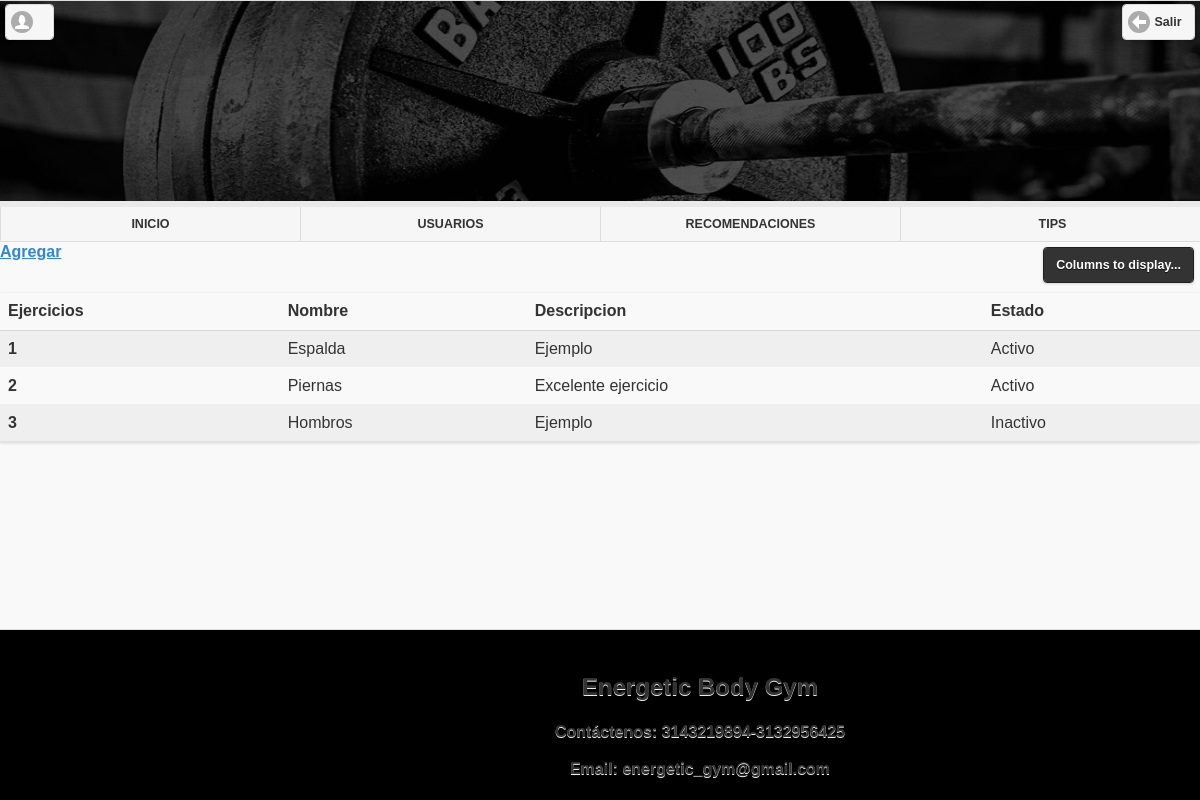
Screenshot of /index.php/ejercicios/ejercicio with the database file from the repository.
### tables this page shows
CREATE TABLE `ejercicios` (
  `id` int(11) NOT NULL,
  `nombre` varchar(300) NOT NULL,
  `descripcion` varchar(1000) NOT NULL,
  `estado` char(1) NOT NULL,
  `personacreo` int(11) NOT NULL,
  `personamodifico` int(11) NOT NULL,
  `fechacreo` timestamp NOT NULL DEFAULT CURRENT_TIMESTAMP ON UPDATE CURRENT_TIMESTAMP,
  `fechamodifico` timestamp NOT NULL DEFAULT '0000-00-00 00:00:00'
);

### application/controllers/ejercicios.php (called while the page is built, shortened)
<?php
class Ejercicios extends CI_Controller {
  function __construct(){
    $this->load->model('model_ejercicio');
  }
  public function ejercicio(){
    $ejercicio['ejercicio'] = $this->model_ejercicio->listar_ejercicios();
    $this->load->view('view_librerias');
    $this->load->view('view_admin_ejercicio',$ejercicio);
  }
}

### index.php (called while the page is built, shortened)
<?php
require_once BASEPATH.'core/CodeIgniter.php';

### application/models/model_ejercicio.php (called while the page is built, shortened)
<?php
class Model_ejercicio extends CI_Model {
  function insert_ejercicio($datos){
  	$this->db->insert('ejercicios',array(
			'nombre'=>$datos['nombre'],
			'descripcion'=>$datos['descripcion'],
			'estado'=>$datos['estado'],
		));
  }
  function listar_ejercicios(){
        $query = $this->db->select('*')
                          ->from('ejercicios')
                          ->get();
        return $query;
	}
}

### application/views/view_admin_ejercicio.php (the view, shortened to what this page needs)
<!DOCTYPE html>
<html lang="es" dir="ltr">
  <body>
    <div data-role="page" id="pagina_uno">
      <div data-role="header">
          <a href="#"  data-icon="user" title="Mi Perfil"><?= $this->session->userdata('nombres_usuario'); ?>&nbsp;<?= $this->session->userdata('apellidos_usuario'); ?></a>
          <img src="<?php echo base_url(); ?>images/nombre.jpg" alt="" style="width:1525px; height:200px;">
          <a href="<?= base_url(); ?>index.php/login/logout"  data-icon="arrow-l" data-ajax="false">Salir</a>
          <nav data-role="navbar">
              <ul>
                  <li> <a href="<?= base_url(); ?>index.php/welcome/inicio" data-ajax="false">INICIO</a></li>
                  <li> <a href="#" data-ajax="false">USUARIOS</a></li>
                  <li> <a href="<?= base_url(); ?>index.php/admin/recomendaciones" data-ajax="false">RECOMENDACIONES</a></li>
                  <li> <a href="<?= base_url(); ?>index.php/admin/tips" data-ajax="false">TIPS</a></li>
              </ul>
          </nav>
        </div>
      <div data-role="main">
        <a href="<?= base_url(); ?>index.php/ejercicios/form_ejercicios" data-icon="home" data-ajax="false">Agregar</a>
        <table data-role="table" id="table-custom-2" data-mode="columntoggle" class="ui-body-d ui-shadow table-stripe ui-responsive" data-column-btn-theme="b" data-column-btn-text="Columns to display..." data-column-popup-theme="a">
          <thead>
          <tr class="ui-bar-d">
            <th>Ejercicios</th>
            <th data-priority="1">Nombre</th>
            <th data-priority="2">Descripcion</th>
            <th data-priority="3">Estado</th>
          </tr>
          </thead>
          <tbody>
          <?php
            $numeracion=1;
            foreach ($ejercicio->result() as $row){
           ?>
            <tr>
              <th><?= $numeracion;?></th>
              <td><?=$row->nombre;  ?></td>
              <td><?= nl2br($row->descripcion);  ?></td>
              <td>
                <?php $estado=$row->estado;
                  if($estado==1){
                    echo "Activo";
                  }
                  else{
                    echo "Inactivo";
                  }
                ?>
              </td>
            </tr>
          <?php
            $numeracion++;
          }
          ?>
          </tbody>
	       </table>
      </div>
      <br><br><br><br><br><br><br><br><br>
      <div data-role="footer">
        <div class="footer" style="width:1400px; height:170px; background-color:black;">
            <br>
          <center><h2>Energetic Body Gym</h2>
          <p>Contáctenos: 3143219894-3132956425</p>
          <p>Email: energetic_gym@gmail.com</p></center>
        </div>
      </div>
    </div>
  </body>
</html>

### rows the page displays
ejercicios: nombre "Espalda", descripcion "Ejemplo", estado "Activo"
ejercicios: nombre "Piernas", descripcion "Excelente ejercicio", estado "Activo"
ejercicios: nombre "Hombros", descripcion "Ejemplo", estado "Inactivo"
